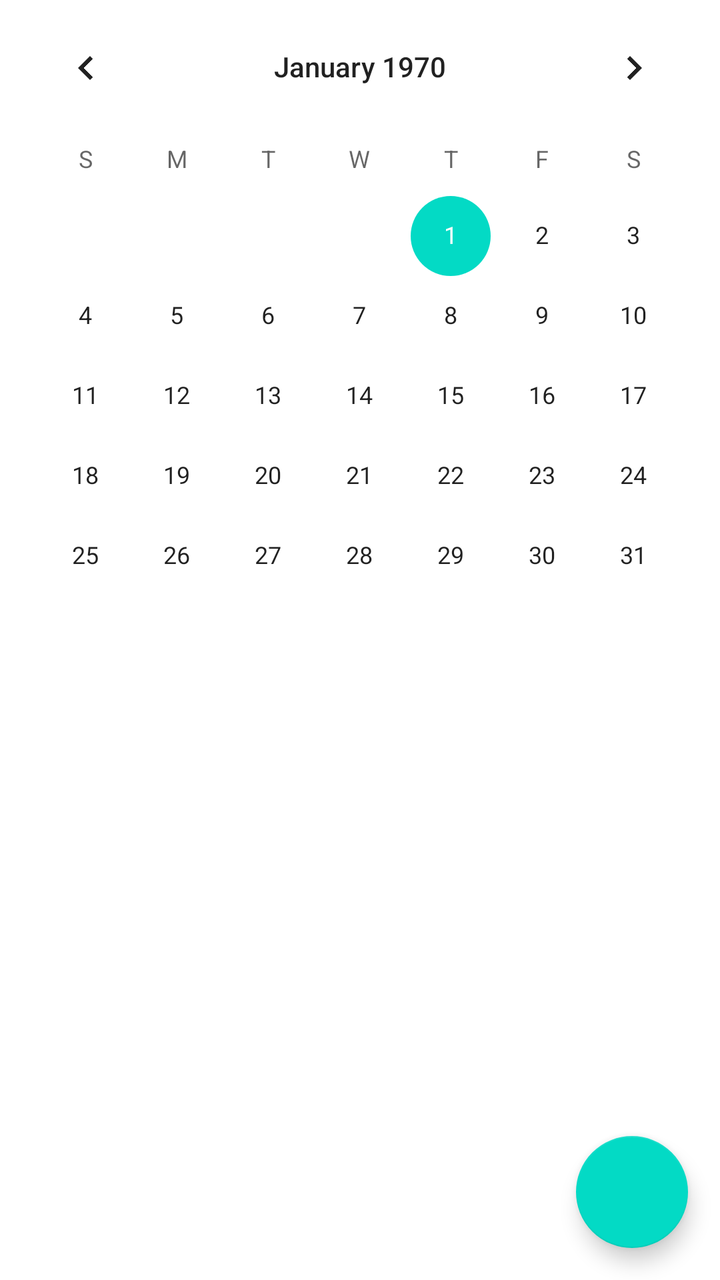
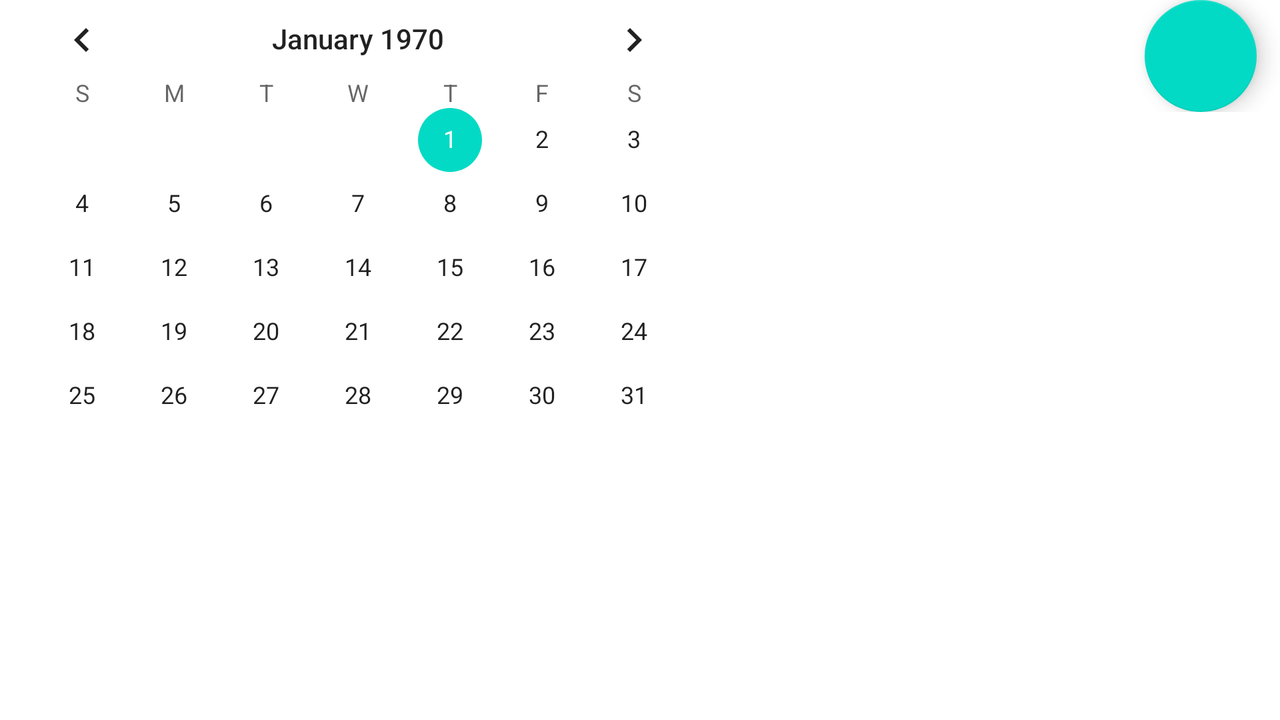

An Android layout and its configuration variant, each rendered on a device that would load it. The default file and the variant file are quoted in full after the pictures.
<!-- AndroidManifest.xml: application theme Theme.Grimoire -->
<!-- res/layout/fragment_schedule.xml -->
<?xml version="1.0" encoding="utf-8"?>
<LinearLayout xmlns:android="http://schemas.android.com/apk/res/android"
    xmlns:app="http://schemas.android.com/apk/res-auto"
    xmlns:tools="http://schemas.android.com/tools"
    android:layout_width="match_parent"
    android:layout_height="match_parent"
    android:orientation="vertical"
    tools:context=".ui.schedule.ScheduleFragment">

    <CalendarView
        android:id="@+id/calendar"
        android:layout_width="match_parent"
        android:layout_height="wrap_content"/>

    <androidx.constraintlayout.widget.ConstraintLayout
        android:layout_width="match_parent"
        android:layout_height="match_parent"
        android:orientation="horizontal">

        <androidx.recyclerview.widget.RecyclerView
            android:id="@+id/rv_schedule"
            android:layout_width="match_parent"
            android:layout_height="match_parent"
            app:layout_behavior="@string/appbar_scrolling_view_behavior"
            tools:listitem="@layout/item_schedule" />

        <ProgressBar
            android:id="@+id/progressbar"
            android:layout_width="48dp"
            android:layout_height="48dp"
            android:visibility="invisible"
            app:layout_anchor="@id/rv_schedule"
            app:layout_anchorGravity="center"
            app:layout_constraintBottom_toBottomOf="parent"
            app:layout_constraintEnd_toEndOf="parent"
            app:layout_constraintStart_toStartOf="parent"
            app:layout_constraintTop_toTopOf="@+id/rv_schedule" />

        <com.google.android.material.floatingactionbutton.FloatingActionButton
            android:id="@+id/fab_add"
            android:layout_width="wrap_content"
            android:layout_height="wrap_content"
            android:layout_margin="16dp"
            android:foregroundGravity="bottom"
            app:fabSize="normal"
            app:layout_anchor="@id/rv_schedule"
            app:layout_anchorGravity="bottom|end"
            app:layout_constraintBottom_toBottomOf="parent"
            app:layout_constraintEnd_toEndOf="parent"
            app:srcCompat="@drawable/ic_baseline_add_24" />

    </androidx.constraintlayout.widget.ConstraintLayout>

</LinearLayout>
<!-- res/layout/item_schedule.xml (included above) -->
<?xml version="1.0" encoding="utf-8"?>
<LinearLayout xmlns:android="http://schemas.android.com/apk/res/android"
    xmlns:tools="http://schemas.android.com/tools"
    android:layout_width="match_parent"
    android:layout_height="wrap_content"
    xmlns:app="http://schemas.android.com/apk/res-auto"
    android:clickable="true"
    android:orientation="vertical">

    <com.google.android.material.card.MaterialCardView
        android:id="@+id/card_schedule"
        android:layout_width="match_parent"
        android:layout_height="wrap_content"
        android:layout_margin="8dp"
        android:clickable="true"
        android:focusable="true"
        android:checkable="true"
        app:strokeWidth="1dp"
        app:strokeColor="@color/stroke_color"
        app:cardElevation="0dp">

        <TextView
            android:id="@+id/tv_schedule_title"
            android:layout_width="match_parent"
            android:layout_height="wrap_content"
            android:layout_margin="5dp"
            android:fontFamily="@font/vergian"
            android:padding="10dp"
            android:textSize="18sp"
            android:textStyle="bold"
            tools:text="Schedule Title" />
    </com.google.android.material.card.MaterialCardView>

</LinearLayout>
<!-- resources referenced by this layout -->
<resources>
  <style name="Theme.Grimoire" parent="Theme.MaterialComponents.DayNight.DarkActionBar">
          
          <item name="colorPrimary">@color/purple_500</item>
          <item name="colorPrimaryVariant">@color/purple_700</item>
          <item name="colorOnPrimary">@color/white</item>
          
          <item name="colorSecondary">@color/teal_200</item>
          <item name="colorSecondaryVariant">@color/teal_700</item>
          <item name="colorOnSecondary">@color/black</item>
          
          <item name="android:statusBarColor" tools:targetApi="l">?attr/colorPrimaryVariant</item>
          
  
  
      </style>
  <color name="purple_500">#FF6200EE</color>
  <color name="purple_700">#FF3700B3</color>
  <color name="white">#FFFFFFFF</color>
  <color name="teal_200">#FF03DAC5</color>
  <color name="teal_700">#FF018786</color>
  <color name="black">#FF000000</color>
</resources>
<!-- res/layout-land/fragment_schedule.xml (the repository's variant of the layout above) -->
<!-- drawn on the phone turned sideways -->
<?xml version="1.0" encoding="utf-8"?>
<LinearLayout xmlns:android="http://schemas.android.com/apk/res/android"
    xmlns:app="http://schemas.android.com/apk/res-auto"
    xmlns:tools="http://schemas.android.com/tools"
    android:layout_width="match_parent"
    android:layout_height="match_parent"
    android:orientation="horizontal"
    tools:context=".ui.schedule.ScheduleFragment">

    <LinearLayout
        android:layout_width="wrap_content"
        android:layout_height="match_parent"
        android:orientation="vertical">

        <CalendarView
            android:id="@+id/calendar"
            android:layout_width="wrap_content"
            android:layout_height="220dp" />

    </LinearLayout>

    <androidx.constraintlayout.widget.ConstraintLayout
        android:layout_width="match_parent"
        android:layout_height="wrap_content"
        android:orientation="horizontal">

        <androidx.recyclerview.widget.RecyclerView
            android:id="@+id/rv_schedule"
            android:layout_width="match_parent"
            android:layout_height="match_parent"
            android:layout_marginBottom="55dp"
            app:layout_constraintBottom_toBottomOf="parent"
            app:layout_constraintEnd_toEndOf="parent"
            app:layout_constraintHorizontal_bias="0.0"
            app:layout_constraintStart_toStartOf="parent"
            app:layout_constraintTop_toTopOf="parent"
            app:layout_constraintVertical_bias="0.0"
            tools:listitem="@layout/item_schedule" />

        <com.google.android.material.floatingactionbutton.FloatingActionButton
            android:id="@+id/fab_add"
            android:layout_width="wrap_content"
            android:layout_height="230dp"
            android:foregroundGravity="bottom"
            app:fabSize="normal"
            app:layout_anchorGravity="top|end"
            app:layout_constraintBottom_toBottomOf="parent"
            app:layout_constraintEnd_toEndOf="parent"
            app:layout_constraintHorizontal_bias="0.949"
            app:layout_constraintStart_toStartOf="parent"
            app:layout_constraintTop_toTopOf="parent"
            app:layout_constraintVertical_bias="0.681"
            app:srcCompat="@drawable/ic_baseline_add_24" />

        <ProgressBar
            android:id="@+id/progressbar"
            android:layout_width="48dp"
            android:layout_height="48dp"
            android:layout_gravity="center"
            android:visibility="invisible"
            app:layout_anchorGravity="center"
            app:layout_constraintBottom_toBottomOf="parent"
            app:layout_constraintEnd_toEndOf="parent"
            app:layout_constraintStart_toStartOf="parent"/>

    </androidx.constraintlayout.widget.ConstraintLayout>

</LinearLayout>
